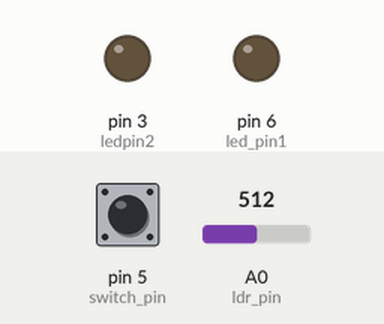
Simulated run of this sketch. Board: Arduino Uno, built with avr-gcc and run on an emulated ATmega328P. Shown: output pins drawn as LEDs (lit = HIGH). Dashed ring = blinking. Inputs (shaded band) come from the test bench; at power-on: pin 5 (switch_pin) LOW, A0 (ldr_pin) = 512.

Above: at 1.2 s.
1.3 s: pin 5 (switch_pin) pulled HIGH for 1 s
At 1.45 s:
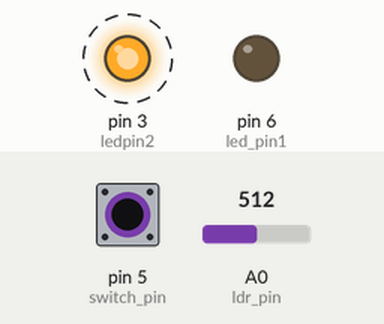
3.8 s: pin 5 (switch_pin) pulled HIGH for 3.2 s
At 8.0 s:
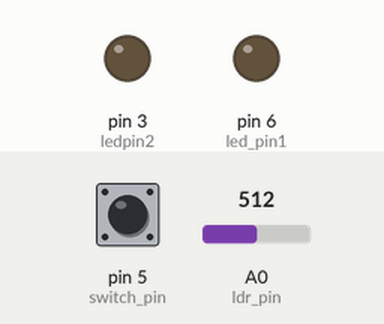
Timing chart, 0 to 9.5 s (numbered marks = the images above; inputs shaded):
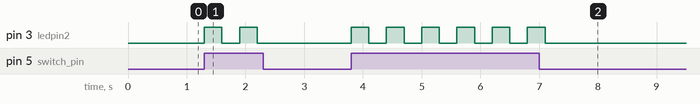

The sketch:

BEEE_evaluation.ino
```cpp
int switch_state=0;
int ldr_val;
int ldr_pin=A0,switch_pin=5;
int led_pin1=6,ledpin2=3;

void setup()
{
  pinMode(led_pin1,OUTPUT);
  pinMode(ledpin2,OUTPUT);
  pinMode(switch_pin,INPUT);
 }
void loop()
{

   switch_state=digitalRead(switch_pin);
  if(switch_state==HIGH){
  ldr_val=analogRead(ldr_pin);
  if(ldr_val<350)
  {


    digitalWrite(led_pin1,HIGH);
      delay(300);
      digitalWrite(led_pin1,LOW);
     delay(300);

      }

  else if(ldr_val>=350)
  {


    digitalWrite(ledpin2,HIGH);
      delay(300);
       digitalWrite(ledpin2,LOW);
    delay(300);
  }

  }
}
```

Measured:
- after the input at 1.3 s, pin 3 (ledpin2): alternates HIGH for 0.30 s and LOW for 0.30 s, 4 changes in all, then stays LOW, starting at once
- after the input at 3.8 s, pin 3 (ledpin2): alternates HIGH for 0.30 s and LOW for 0.30 s, 12 changes in all, then stays LOW, starting at once
